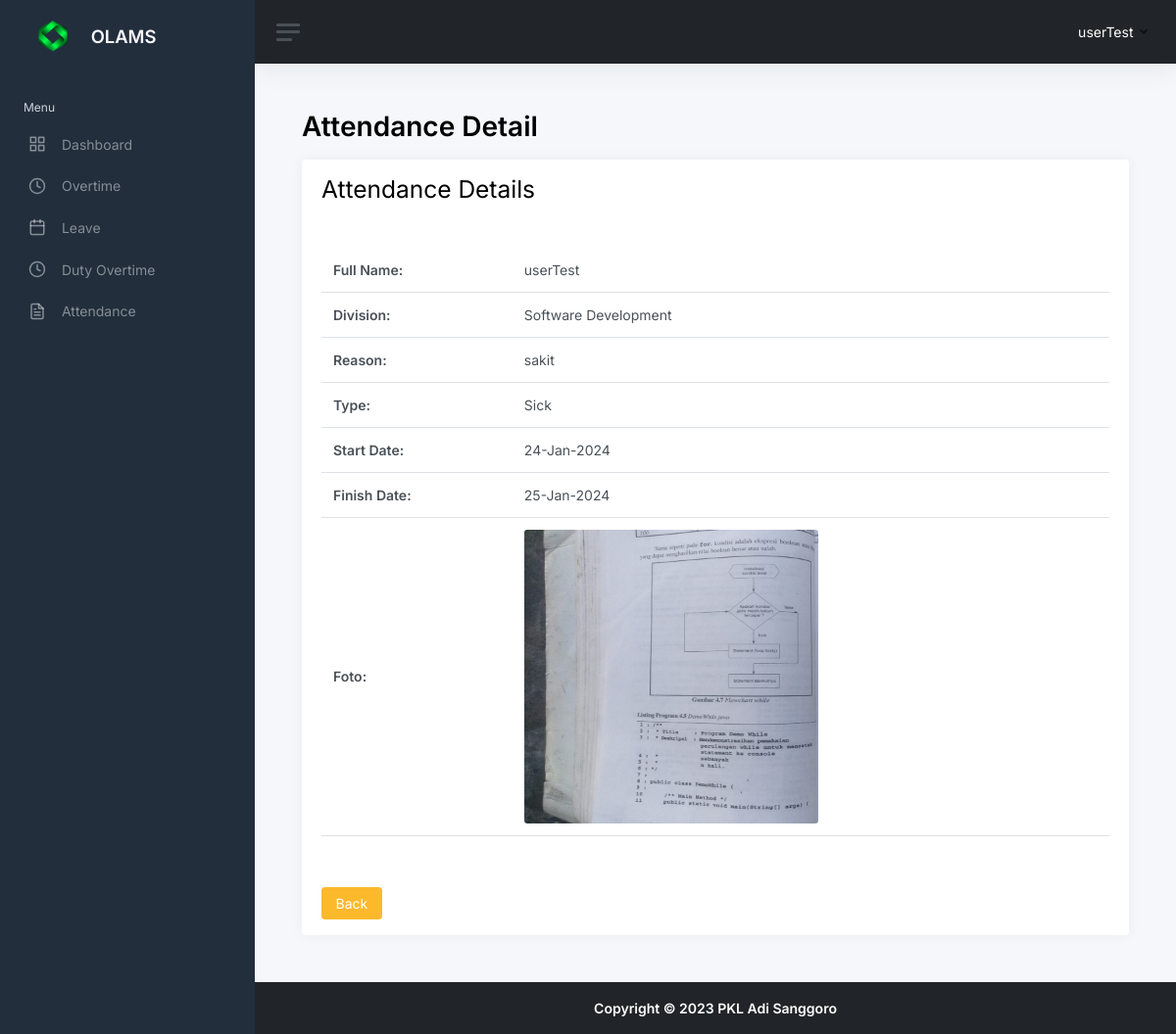
/attendance_detail.php?id=45 (signed in), run on the app's committed database.
### tables this page shows
CREATE TABLE `attendances` (
  `attendance_id` int(10) UNSIGNED NOT NULL,
  `user_id` tinyint(3) UNSIGNED NOT NULL,
  `division_id` tinyint(3) UNSIGNED NOT NULL,
  `reason` text NOT NULL,
  `type` enum('Sick','National Holiday') NOT NULL,
  `start_date` date DEFAULT NULL,
  `finish_date` date DEFAULT NULL,
  `foto` varchar(100) DEFAULT NULL,
  `created_at` timestamp NOT NULL DEFAULT current_timestamp(),
  `created_by` tinyint(3) UNSIGNED NOT NULL,
  `updated_at` timestamp NULL DEFAULT NULL ON UPDATE current_timestamp(),
  `updated_by` tinyint(3) UNSIGNED DEFAULT NULL
);

CREATE TABLE `users` (
  `user_id` tinyint(3) UNSIGNED NOT NULL,
  `role_id` tinyint(3) UNSIGNED NOT NULL,
  `name` varchar(64) NOT NULL,
  `username` varchar(32) NOT NULL,
  `password` varchar(254) NOT NULL,
  `email` varchar(64) NOT NULL,
  `created_by` tinyint(3) UNSIGNED NOT NULL,
  `created_at` timestamp NOT NULL DEFAULT current_timestamp(),
  `updated_by` tinyint(3) UNSIGNED DEFAULT NULL,
  `updated_at` timestamp NULL DEFAULT NULL ON UPDATE current_timestamp()
);

CREATE TABLE `m_divisions` (
  `division_id` tinyint(3) UNSIGNED NOT NULL,
  `division_name` varchar(64) NOT NULL,
  `created_at` timestamp NOT NULL DEFAULT current_timestamp(),
  `created_by` tinyint(3) UNSIGNED NOT NULL,
  `updated_at` timestamp NULL DEFAULT NULL ON UPDATE current_timestamp(),
  `updated_by` tinyint(3) UNSIGNED DEFAULT NULL
);

### include/conn.inc.php (called while the page is built, shortened)
<?php
function cleanValue($strhtml)
    {
        $strBersih = $strhtml;
        $strBersih = htmlspecialchars($strBersih);
        $strBersih = trim($strBersih);
        $strBersih = stripslashes($strBersih);
        $strBersih = strip_tags($strBersih);
        return $strBersih;
    }
?>

### attendance_detail.php (the view, shortened to what this page needs)
<?php
include __DIR__ . "/include/conn.inc.php";
if ($_SERVER['REQUEST_METHOD'] === 'GET' && isset($_GET['id']) && is_numeric($_GET['id'])) {
    $attendance_id = cleanValue($_GET['id']);
    $query = "SELECT
                attendances.attendance_id,
                attendances.reason,
                attendances.type,
                attendances.start_date,
                attendances.finish_date,
                attendances.foto,
                m_divisions.division_name AS division_name,
                users.name AS name
              FROM attendances
              LEFT JOIN users ON attendances.user_id = users.user_id
              LEFT JOIN m_divisions ON attendances.division_id = m_divisions.division_id
              WHERE attendances.attendance_id = ?";
    $stmt = mysqli_prepare($conn, $query);
    mysqli_stmt_bind_param($stmt, "i", $attendance_id);
    mysqli_stmt_execute($stmt);
    $result = mysqli_stmt_get_result($stmt);
    if (mysqli_num_rows($result) > 0) {
        $attendanceDetails = mysqli_fetch_assoc($result);
    } else {
        exit("Attendance record not found.");
    }
} else {
    exit("Invalid request.");
}
?>
<!DOCTYPE html>
<html lang="en">
<head>
    <?php include "head.inc.php"; ?>
</head>
<body>
    <div class="wrapper">
        <?php include "components/sidebar.inc.php"; ?>
        <div class="main">
            <?php include "components/navbar.inc.php"; ?>
            <main class="content">
                <div class="container-fluid p-0">
                    <h1 class="h1 mb-3 judul_halaman"><strong>Attendance Detail</strong></h1>
                    <div class="row">
                        <div class="col-12">
                            <div class="card">
                                <div class="card-header">
                                    <h2>Attendance Details</h2>
                                </div>
                                <div class="card-body">
                                    <table class="table">
                                        <tr>
                                            <td><strong>Full Name:</strong></td>
                                            <td><?= $attendanceDetails['name'] ?></td>
                                        </tr>
                                        <tr>
                                            <td><strong>Division:</strong></td>
                                            <td><?= $attendanceDetails['division_name'] ?></td>
                                        </tr>
                                        <tr>
                                            <td><strong>Reason:</strong></td>
                                            <td><?= $attendanceDetails['reason'] ?></td>
                                        </tr>
                                        <tr>
                                            <td><strong>Type:</strong></td>
                                            <td><?= $attendanceDetails['type'] ?></td>
                                        </tr>
                                        <tr>
                                            <td><strong>Start Date:</strong></td>
                                            <td><?= date('d-M-Y', strtotime($attendanceDetails['start_date'])) ?></td>
                                        </tr>
                                        <tr>
                                            <td><strong>Finish Date:</strong></td>
                                            <td><?= date('d-M-Y', strtotime($attendanceDetails['finish_date'])) ?></td>
                                        </tr>
                                        <tr>
                                            <td><strong>Foto:</strong></td>
                                            <td>
                                                <?php if (!empty($attendanceDetails['foto']) && file_exists($attendanceDetails['foto'])) : ?>
                                                    <img src="<?= $attendanceDetails['foto'] ?>" alt="Preview" class="rounded" style="width: 300px; height: 300px;">
                                                <?php else : ?>
                                                    <p>-</p>
                                                <?php endif; ?>
                                            </td>
                                        </tr>
                                    </table>
                                </div>
                                <div class="card-footer">
                                    <a href="attendancelist.php" class="btn btn-warning">Back</a>
                                </div>
                            </div>
                        </div>
                    </div>
                </div>
            </main>
            <?php include "components/footer.inc.php"; ?>
        </div>
    </div>
</body>
</html>

### data on the page
attendances: user.name "userTest", division.division_name "Software Development", reason "sakit", type "Sick", start_date "24-Jan-2024", finish_date "25-Jan-2024", foto (picture)

### other printed values
$_SESSION['name'] "userTest"
